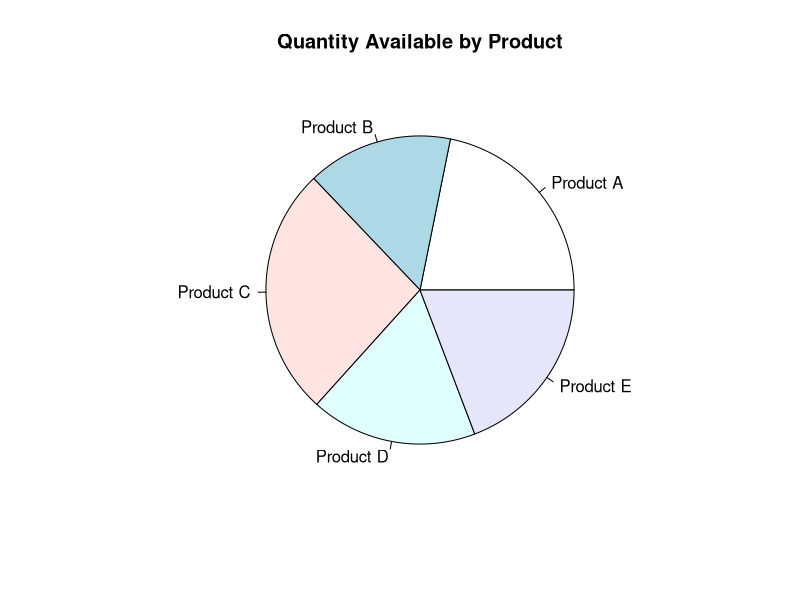

This chart was generated by the following R code:
# Assuming your data frame is already defined as 'products'
products <- data.frame(
  Product_ID = c(1, 2, 3, 4, 5),
  Product_Name = c("Product A", "Product B", "Product C", "Product D", "Product E"),
  Quantity_Available = c(250, 175, 300, 200, 220)
)

# Create a pie chart
pie(products$Quantity_Available, labels = products$Product_Name, main = "Quantity Available by Product")
